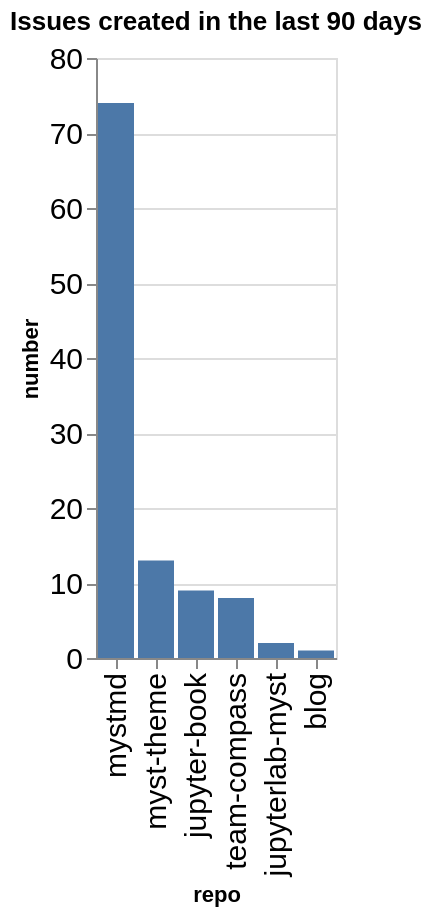

Notebook code cell kept with this figure:
### Code cell
created_counts = created.groupby(['org', 'repo']).count()['number'].reset_index()
created_counts['org/repo'] = created_counts.apply(lambda a: a['org'] + '/' + a['repo'], axis=1)
sorted_vals = created_counts.sort_values(['org', 'number'], ascending=False)['repo'].values
alt.Chart(data=created_counts, title=f"Issues created in the last {n_days} days").mark_bar().encode(
    x=alt.X('repo', sort=alt.Sort(sorted_vals.tolist())),
    y='number',
)

### Figure 1 — Vega-Lite specification as saved in the notebook (floating-point values rounded to 4 significant figures)
{"config": {"axisLeft": {"labelFontSize": 15}, "axisBottom": {"labelFontSize": 15}}, "data": {"name": "data-0a8b2047231b9fbe18dcb3c48e604e79"}, "mark": {"type": "bar"}, "encoding": {"x": {"field": "repo", "sort": ["mystmd", "myst-theme", "jupyter-book", "team-compass", "jupyterlab-myst", "blog"], "type": "nominal"}, "y": {"field": "number", "type": "quantitative"}}, "title": "Issues created in the last 90 days", "$schema": "https://vega.github.io/schema/vega-lite/v5.20.1.json", "datasets": {"data-0a8b2047231b9fbe18dcb3c48e604e79": [{"org": "jupyter-book", "repo": "blog", "number": 1, "org/repo": "jupyter-book/blog"}, {"org": "jupyter-book", "repo": "jupyter-book", "number": 9, "org/repo": "jupyter-book/jupyter-book"}, {"org": "jupyter-book", "repo": "jupyterlab-myst", "number": 2, "org/repo": "jupyter-book/jupyterlab-myst"}, {"org": "jupyter-book", "repo": "myst-theme", "number": 13, "org/repo": "jupyter-book/myst-theme"}, {"org": "jupyter-book", "repo": "mystmd", "number": 74, "org/repo": "jupyter-book/mystmd"}, {"org": "jupyter-book", "repo": "team-compass", "number": 8, "org/repo": "jupyter-book/team-compass"}]}}
